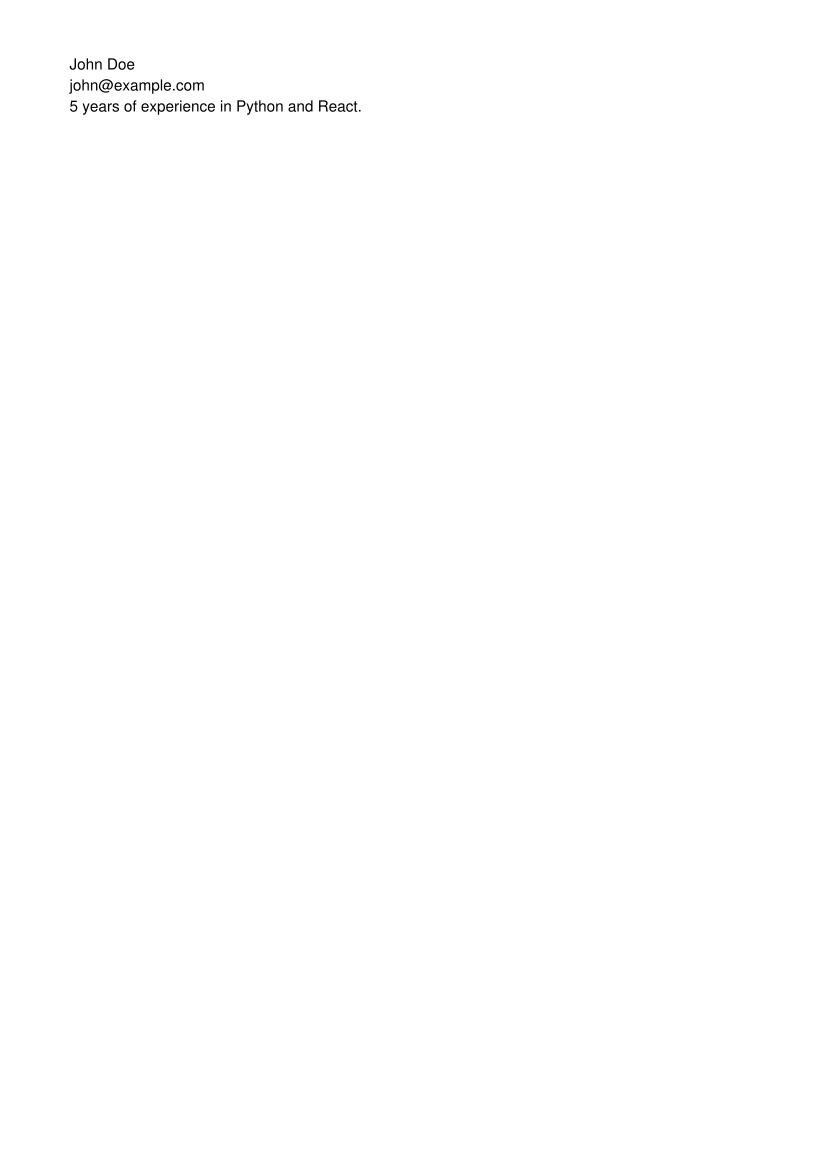

Recreate this plot in Python.
import fitz
import spacy
from parser import extract_text_from_pdf, extract_entities

doc = fitz.open()
page = doc.new_page()
page.insert_text((50, 50), "John Doe\njohn@example.com\n5 years of experience in Python and React.")
doc.save("test.pdf")

with open("test.pdf", "rb") as f:
    text = extract_text_from_pdf(f.read())
    print("TEXT:", text)
    ent = extract_entities(text)
    print("ENTITIES:", ent)
